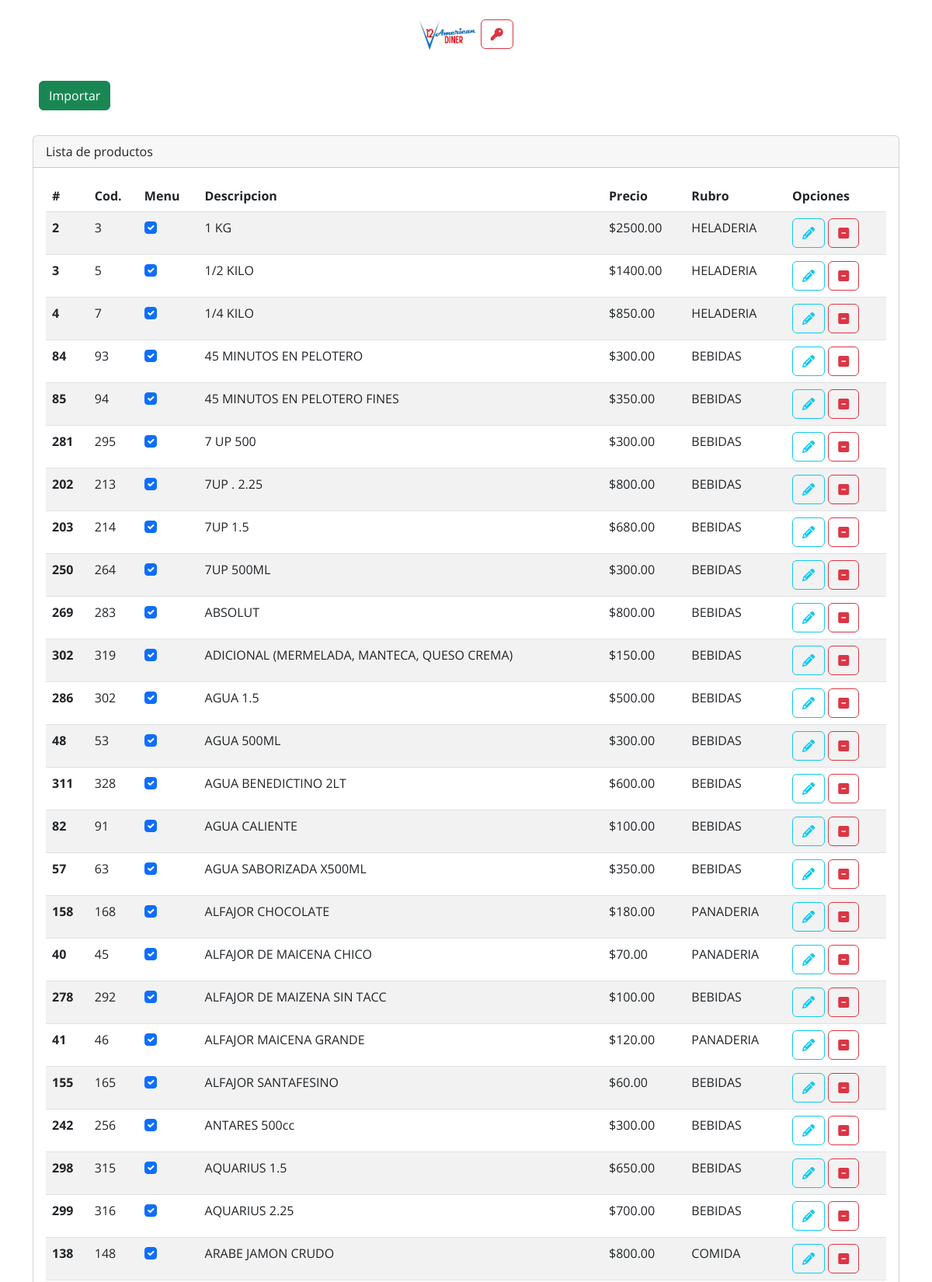
Screenshot of /articulos/admin/listado/ (upper part) with the database file from the repository.
### articulos/models.py (models this page shows, shortened)
class Articulos(models.Model):
    codigo     = models.IntegerField()
    descripcion= models.CharField(max_length=100)
    receta     = models.TextField(default='')
    precio     = models.DecimalField(max_digits=13,decimal_places=2)
    rubro      = models.ForeignKey(Rubros,on_delete=models.SET_NULL,null=True,related_name="arti_rubros",blank=True)
    menu       = models.BooleanField(default=True)

### rubros/models.py (models this page shows)
class Rubros(models.Model):
    descripcion=models.CharField(max_length=100)
    def __str__(self):
        return self.descripcion

### articulos/views.py (the view)
# urls.py: path('admin/listado/', views.Listado.as_view(), name="listado"),
class Listado(ListView):
    template_name = "articulos/listado.html"
    model = Articulos
    context_object_name = "Articulos"
    paginate_by = 50
    def get_queryset(self):
        articulos = Articulos.objects.all()
        return articulos.order_by('descripcion',"rubro")
    def get_context_data(self, **kwargs):
        context = super().get_context_data(**kwargs)
        return context

### templates/articulos/listado.html (shortened to what this page needs)
{% extends 'base/base.html' %}
{% load static %}
{% block contenido %}
<body data-aos-easing="ease-in-out" data-aos-duration="1000" data-aos-delay="0" className="">
    <main id="main">
        <section id="menu" class="menu">
<div class="row p-2">
    <div class="col">
        <a type="button" class="btn btn-success" href="{% url 'Articulos:importar' %}">Importar</a>
    </div>
</div><br>
<div class="card">
    <div class="card-header">
        Lista de productos
    </div>
    <div class="card-body">
        <table class="table table-striped">
            <thead>
                <tr>
                    <th scope="col">#</th>
                    <th scope="col">Cod.</th>
                    <th scope="col">Menu</th>
                    <th scope="col">Descripcion</th>
                    <th scope="col">Precio</th>
                    <th scope="col">Rubro</th>
                    <th scope="col">Opciones</th>
                </tr>
            </thead>
            <tbody>
                {% for p in Articulos %}
                    <tr>
                        <th scope="row">{{p.id}}</th>
                        <td>{{p.codigo}}</td>
                        <td>
                            {% if p.menu %}
                            <input class="form-check-input" type="checkbox" value="" id="{{p.id}}" checked >
                            {%else%}
                            <input class="form-check-input" type="checkbox" value="" id="{{p.id}}" >
                            {% endif %}
                        </td>
                        <td>{{p.descripcion}}</td>
                        <td>${{p.precio}}</td>
                        <td>{{p.rubro}}</td>
                        <td>
                            <a href="{% url 'Articulos:editar' p.id %}" class="btn btn-outline-info">
                              <i class="fa fa-pencil" aria-hidden="true"></i>
                            </a>
                            <a href="{% url 'Articulos:borrar' p.id %}"class="btn btn-outline-danger" >
                              <i class="fa-solid fa-minus-square"></i>
                            </a>
                        </td>
                    </tr>
                {% endfor %}
            </tbody>
        </table>
    </div>
</div>
</section>
    </main>
</body>
{% endblock contenido %}

### templates/base/base.html (shortened to what this page needs)
{% load static %}
<!doctype html>
<html lang="es-ar">
    <head>
        <link href="https://cdn.jsdelivr.net/npm/bootstrap@5.2.3/dist/css/bootstrap.min.css" rel="stylesheet"
>
        <link rel="stylesheet" href="https://cdnjs.cloudflare.com/ajax/libs/font-awesome/6.2.1/css/all.min.css" />
            <link href="{% static 'assets/vendor/bootstrap/css/bootstrap.min.css' %} " rel="stylesheet">
            <link href="{% static 'assets/vendor/bootstrap-icons/bootstrap-icons.css' %} " rel="stylesheet">
            <link href="{% static 'assets/vendor/aos/aos.css" rel="stylesheet' %} ">
            <link href="{% static 'assets/vendor/glightbox/css/glightbox.min.css' %} " rel="stylesheet">
            <link href="{% static 'assets/vendor/swiper/swiper-bundle.min.css' %} " rel="stylesheet">
            <link href="{% static 'assets/css/main.css' %} " rel="stylesheet">
          </head>
    </head>
    <body >
        <div class="container py-3">
            {% include 'includes/header.html' %}
            <main >
                {% block contenido %}
                {% endblock contenido %}
            </main>
        </div>
    </body>
</html>

### templates/includes/header.html
{% load static %}
<header id="header" class="header fixed-top d-flex align-items-center">
    <div class="container d-flex align-items-center justify-content-center">
        <a href="#" class="logo d-flex align-items-center ">
            <img src="{% static 'assets/img/logo.png' %} " alt=""></a>
            <a type="button" class="btn btn-outline-danger" href="#"><i class="fa-solid fa-key"></i></a>
    </div>
</header>

### templates/includes/footer.html
{% load static %}

### static/assets/css/main.css (style rules this page uses)
:root { --font-default: "Open Sans", system-ui, -apple-system, "Segoe UI", Roboto, "Helvetica Neue", Arial, "Noto Sans", "Liberation Sans", sans-serif, "Apple Color Emoji", "Segoe UI Emoji", "Segoe UI Symbol", "Noto Color Emoji"; --font-primary: "Amatic SC", sans-serif; --font-secondary: "Inter", sans-serif; }
:root { --color-default: #212529; --color-primary: #ce1212; --color-secondary: #37373f; }
:root { scroll-behavior: smooth; }
body { font-family: var(--font-default); color: var(--color-default); }
a { color: var(--color-primary); text-decoration: none; }
section { overflow: hidden; padding: 80px 0; }
.header { background: #fff; transition: all 0.5s; z-index: 997; height: 90px; border-bottom: 1px solid #fff; }
.header .logo img { max-height: 40px; margin-right: 6px; }
section { scroll-margin-top: 90px; }

### rows the page displays
Articulos: id "2", codigo "3", descripcion "1 KG", precio "2500.00", rubro "HELADERIA"
Articulos: id "3", codigo "5", descripcion "1/2 KILO", precio "1400.00", rubro "HELADERIA"
Articulos: id "4", codigo "7", descripcion "1/4 KILO", precio "850.00", rubro "HELADERIA"
Articulos: id "84", codigo "93", descripcion "45 MINUTOS EN PELOTERO", precio "300.00", rubro "BEBIDAS"
Articulos: id "85", codigo "94", descripcion "45 MINUTOS EN PELOTERO FINES", precio "350.00", rubro "BEBIDAS"
Articulos: id "281", codigo "295", descripcion "7 UP 500", precio "300.00", rubro "BEBIDAS"
Articulos: id "202", codigo "213", descripcion "7UP . 2.25", precio "800.00", rubro "BEBIDAS"
Articulos: id "203", codigo "214", descripcion "7UP 1.5", precio "680.00", rubro "BEBIDAS"
Articulos: id "250", codigo "264", descripcion "7UP 500ML", precio "300.00", rubro "BEBIDAS"
Articulos: id "269", codigo "283", descripcion "ABSOLUT", precio "800.00", rubro "BEBIDAS"
Articulos: id "302", codigo "319", descripcion "ADICIONAL (MERMELADA, MANTECA, QUESO CREMA)", precio "150.00", rubro "BEBIDAS"
Articulos: id "286", codigo "302", descripcion "AGUA 1.5", precio "500.00", rubro "BEBIDAS"
Articulos: id "48", codigo "53", descripcion "AGUA 500ML", precio "300.00", rubro "BEBIDAS"
Articulos: id "311", codigo "328", descripcion "AGUA BENEDICTINO 2LT", precio "600.00", rubro "BEBIDAS"
Articulos: id "82", codigo "91", descripcion "AGUA CALIENTE", precio "100.00", rubro "BEBIDAS"
Articulos: id "57", codigo "63", descripcion "AGUA SABORIZADA X500ML", precio "350.00", rubro "BEBIDAS"
Articulos: id "158", codigo "168", descripcion "ALFAJOR CHOCOLATE", precio "180.00", rubro "PANADERIA"
Articulos: id "40", codigo "45", descripcion "ALFAJOR DE MAICENA CHICO", precio "70.00", rubro "PANADERIA"
Articulos: id "278", codigo "292", descripcion "ALFAJOR DE MAIZENA SIN TACC", precio "100.00", rubro "BEBIDAS"
Articulos: id "41", codigo "46", descripcion "ALFAJOR MAICENA GRANDE", precio "120.00", rubro "PANADERIA"
Articulos: id "155", codigo "165", descripcion "ALFAJOR SANTAFESINO", precio "60.00", rubro "BEBIDAS"
Articulos: id "242", codigo "256", descripcion "ANTARES 500cc", precio "300.00", rubro "BEBIDAS"
Articulos: id "298", codigo "315", descripcion "AQUARIUS 1.5", precio "650.00", rubro "BEBIDAS"
Articulos: id "299", codigo "316", descripcion "AQUARIUS 2.25", precio "700.00", rubro "BEBIDAS"
Articulos: id "138", codigo "148", descripcion "ARABE JAMON CRUDO", precio "800.00", rubro "COMIDA"
